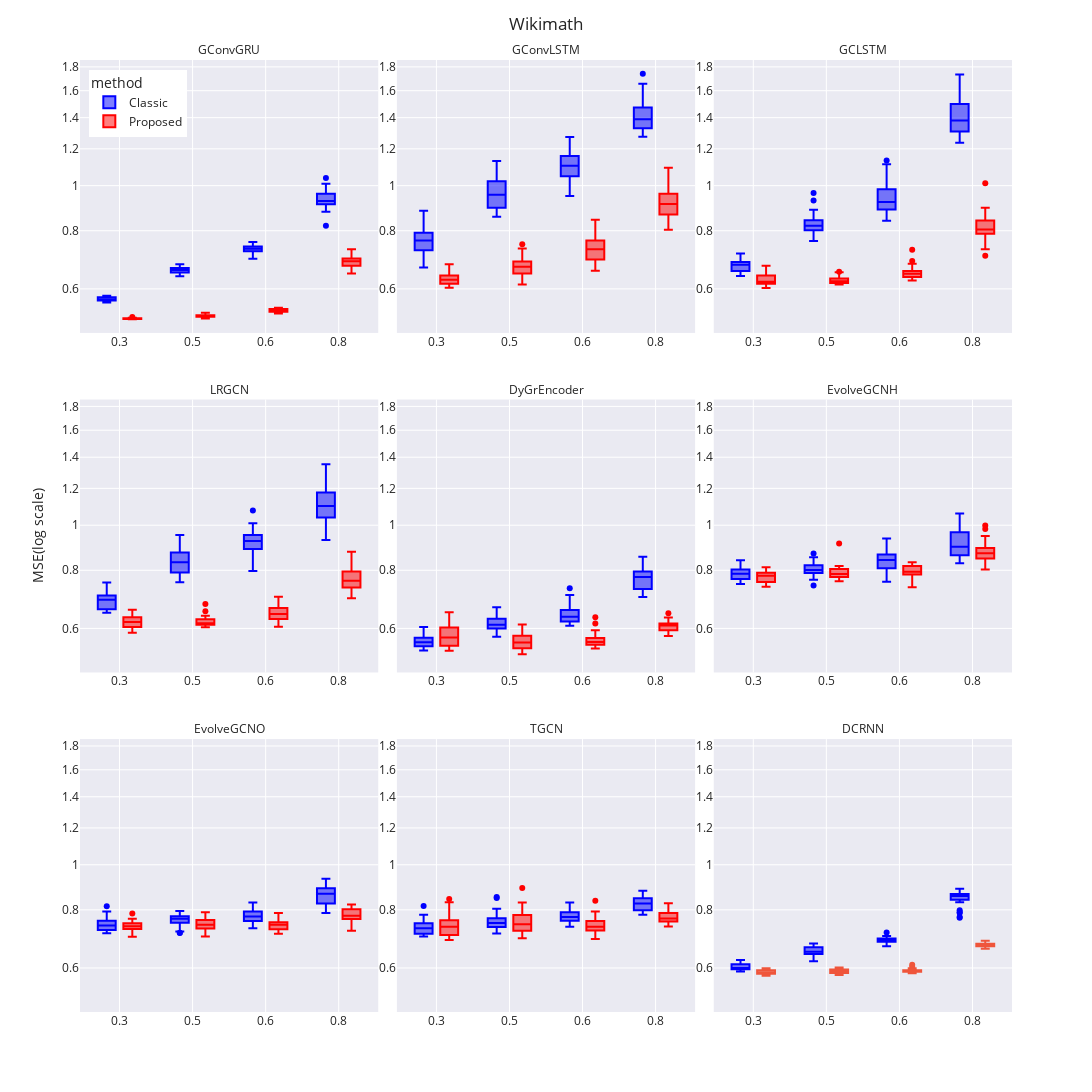

The notebook cell this image was saved under:
### Code cell
with open('wikimath_fig.pkl', 'rb') as file:
    wikimath_fig = pickle.load(file)

wikimath_fig
